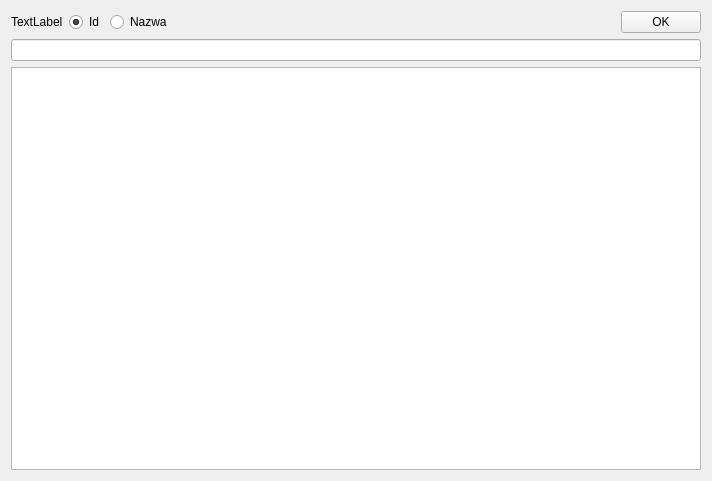
<?xml version="1.0" encoding="UTF-8"?>
<ui version="4.0">
 <class>MerchandiseSearch</class>
 <widget class="QWidget" name="MerchandiseSearch">
  <property name="geometry">
   <rect>
    <x>0</x>
    <y>0</y>
    <width>712</width>
    <height>481</height>
   </rect>
  </property>
  <property name="windowTitle">
   <string>Wybór Towaru</string>
  </property>
  <layout class="QVBoxLayout" name="verticalLayout">
   <item>
    <layout class="QHBoxLayout" name="horizontalLayout">
     <item>
      <widget class="QLabel" name="label">
       <property name="text">
        <string>TextLabel</string>
       </property>
      </widget>
     </item>
     <item>
      <widget class="QRadioButton" name="radioButton_id">
       <property name="text">
        <string>Id</string>
       </property>
       <property name="checked">
        <bool>true</bool>
       </property>
      </widget>
     </item>
     <item>
      <widget class="QRadioButton" name="radioButton_name">
       <property name="text">
        <string>Nazwa</string>
       </property>
      </widget>
     </item>
     <item>
      <spacer name="horizontalSpacer">
       <property name="orientation">
        <enum>Qt::Horizontal</enum>
       </property>
       <property name="sizeHint" stdset="0">
        <size>
         <width>40</width>
         <height>20</height>
        </size>
       </property>
      </spacer>
     </item>
     <item>
      <widget class="QPushButton" name="pushButton_close">
       <property name="text">
        <string>OK</string>
       </property>
      </widget>
     </item>
    </layout>
   </item>
   <item>
    <widget class="QLineEdit" name="lineEdit"/>
   </item>
   <item>
    <widget class="QTableView" name="tableView"/>
   </item>
  </layout>
 </widget>
 <resources/>
 <connections/>
</ui>
